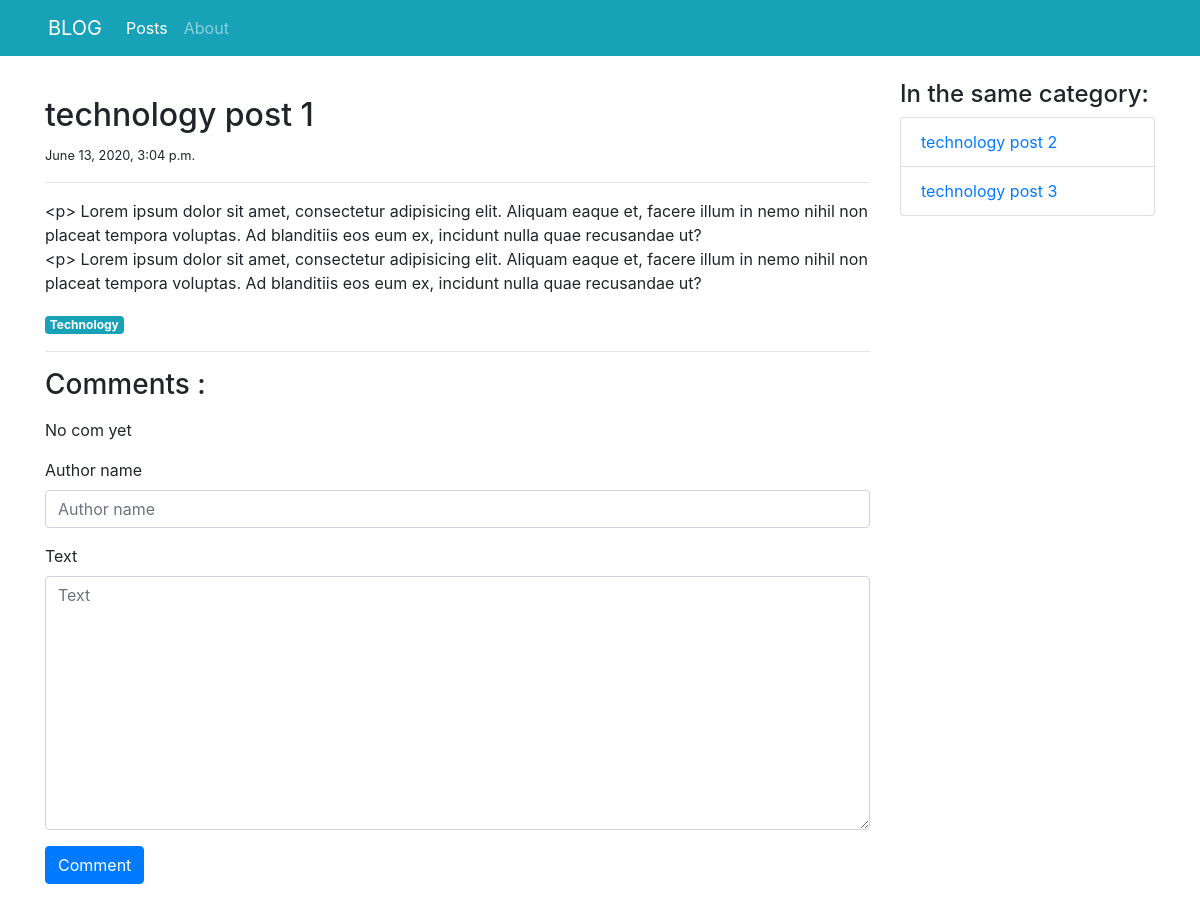
/blog/posts/detail/2/, run on the app's committed database.
### blog/models.py (models this page shows, shortened)
class Post(models.Model):
    title = models.CharField(max_length=100)
    category = models.ForeignKey('PostCategory', null=True, blank=True, on_delete=models.DO_NOTHING)
    published = models.BooleanField(default=True)
    text = models.TextField(blank=True)
    created_at = models.DateTimeField(auto_now_add=True)

class PostCategory(models.Model):
    name = models.CharField(max_length=50)
    def slug(self):
        return slugify(self.name)

### blog/views.py (the view)
# urls.py: path('posts/detail/<int:post_id>/', views.post_detail, name='post-detail'),
def post_detail(request, post_id, message=""):
    post = get_object_or_404(Post, pk=post_id)
    post_same_category = Post.objects.filter(published=True, category=post.category).exclude(pk=post_id)
    comments = post.comments.exclude(status=Comment.STATUS_HIDDEN).order_by('created_at')
    if request.method == 'POST':
        comment_form = CreateCommentForm(request.POST)
        if comment_form.is_valid():
            comment = comment_form.save(commit=False)
            comment.post = post
            comment.save()
            args = [post.pk, "Comment has been posted"]
            return HttpResponseRedirect(reverse('post-detail-message', args=args) + '#comments')
    else:
        comment_form = CreateCommentForm()
    context = {
        'navigation_items': navigation.navigation_items(navigation.NAV_POSTS),
        'post': post,
        'post_same_category': post_same_category,
        'comments': comments,
        'comment_form': comment_form,
        'message': message,
    }
    return render(request, 'blog/post-detail.html', context)

### blog/forms.py
class CreateCommentForm(forms.ModelForm):
    class Meta:
        model = Comment
        fields = ['author_name', 'text']

### blog/navigation.py (called while the page is built)
def navigation_items(selected_item):
    items = []
    for name, url in NAV_ITEMS:
        items.append({
            'name': name,
            'url': url,
            'active': True if selected_item == name else False
        })
    return items

### blog/templates/blog/post-detail.html (shortened to what this page needs)
{% extends 'base.html' %}
{% load bootstrap4 %}
{% block content %}
    <div class="col-sm-9">
        <div class="mt-3">
            <h2>{{ post.title}}</h2>
            <small>{{ post.created_at }}</small>
            <hr>
            <p class="text-muted">
                {{ post.text|linebreaks|safe }}
            </p>
            <a href="{% url 'post_list' post.category.slug %}" class="badge badge-info">
                {{ post.category.name|capfirst }}</a>
        </div>
        <hr>
        <div class="my-3" id="comments">
            <h3 class="mb-3">Comments :</h3>
            <ul class="list-unstyled">
                {% for com in comments %}
                <li class="media">
                    <i class="fas fa-user mr-2 mt-1"></i>
                    <div class="media-body">
                        <h5 class="mt-0 mb-1">{{ com.author_name|capfirst }}</h5>
                        <p>
                            <small class="text-muted">{{ com.created_at }}</small>
                        </p>
                        <p>
                            {% if com.status == 'moderated' %}
                                <span class="font-weight-light font-italic text-muted">
                                    [[ Moderated comment : {{ com.moderation_text }} ]]
                                </span>
                            {% else %}
                                " {{ com.text }} "
                            {% endif %}
                        </p>
                        <hr>
                    </div>
                </li>
                {% empty %}
                <li class="media"> </i> No com yet</li>
                {% endfor %}
            </ul>
            <form action="{% url 'post-detail' post.pk %}" method="post" class="form">
                {% bootstrap_form comment_form %}
                {% buttons %}
                <input type="submit" class="btn btn-primary" value="Comment">
                {% endbuttons %}
            </form>
        </div>
    </div>
    <aside class="col-sm-3">
        <h4> In the same category: </h4>
            <ul class="list-group">
                {% for post in post_same_category %}
                <li class="list-group-item">
                    <a href="{% url 'post-detail' post.pk %}">
                            {{ post.title|truncatewords:4 }}
                    </a>
                </li>
                {% empty %}
                    This is the only post
                {% endfor %}
            </ul>
    </aside>
{% endblock %}

### data on the page
Post: title "technology post 1", created_at "June 13, 2020, 3:04 p.m.", text "<p> Lorem ipsum dolor sit amet, consectetur adipisicing elit. Aliquam eaque et, facere illum in nemo nihil non placeat tempora voluptas. Ad blanditiis eos eum ex, incidunt nulla quae recusandae ut? <p> Lorem ipsum dolor sit amet, consectetur adipisicing elit. Aliquam eaque et, facere illum in nemo nihil non placeat tempora voluptas. Ad blanditiis eos eum ex, incidunt nulla quae recusandae ut?", category.name "Technology"
Post: title "technology post 2"
Post: title "technology post 3"

### other printed values
{{ item.name }} "Posts" "About"
